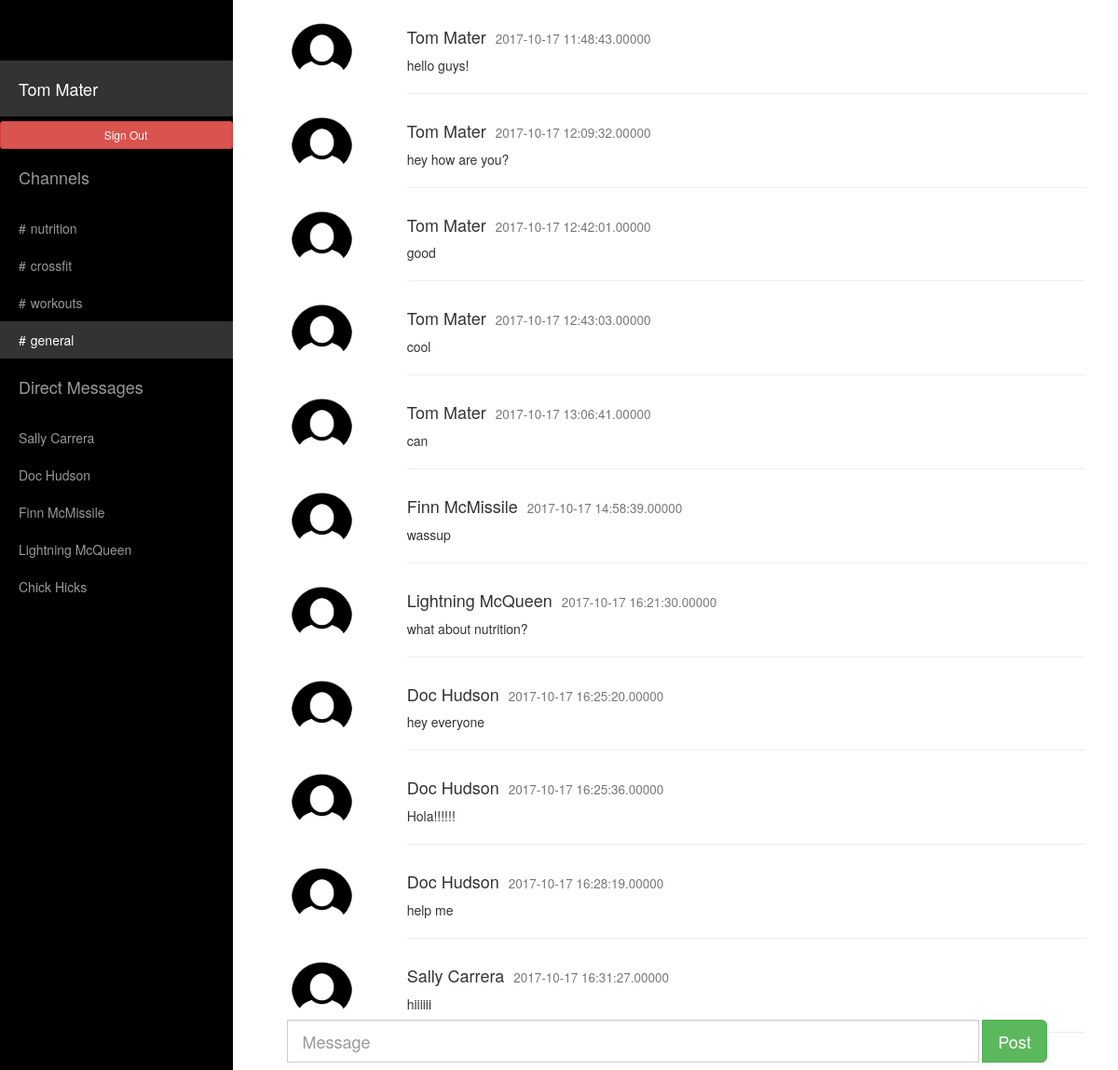
The app's page /index.php (signed in), older data.
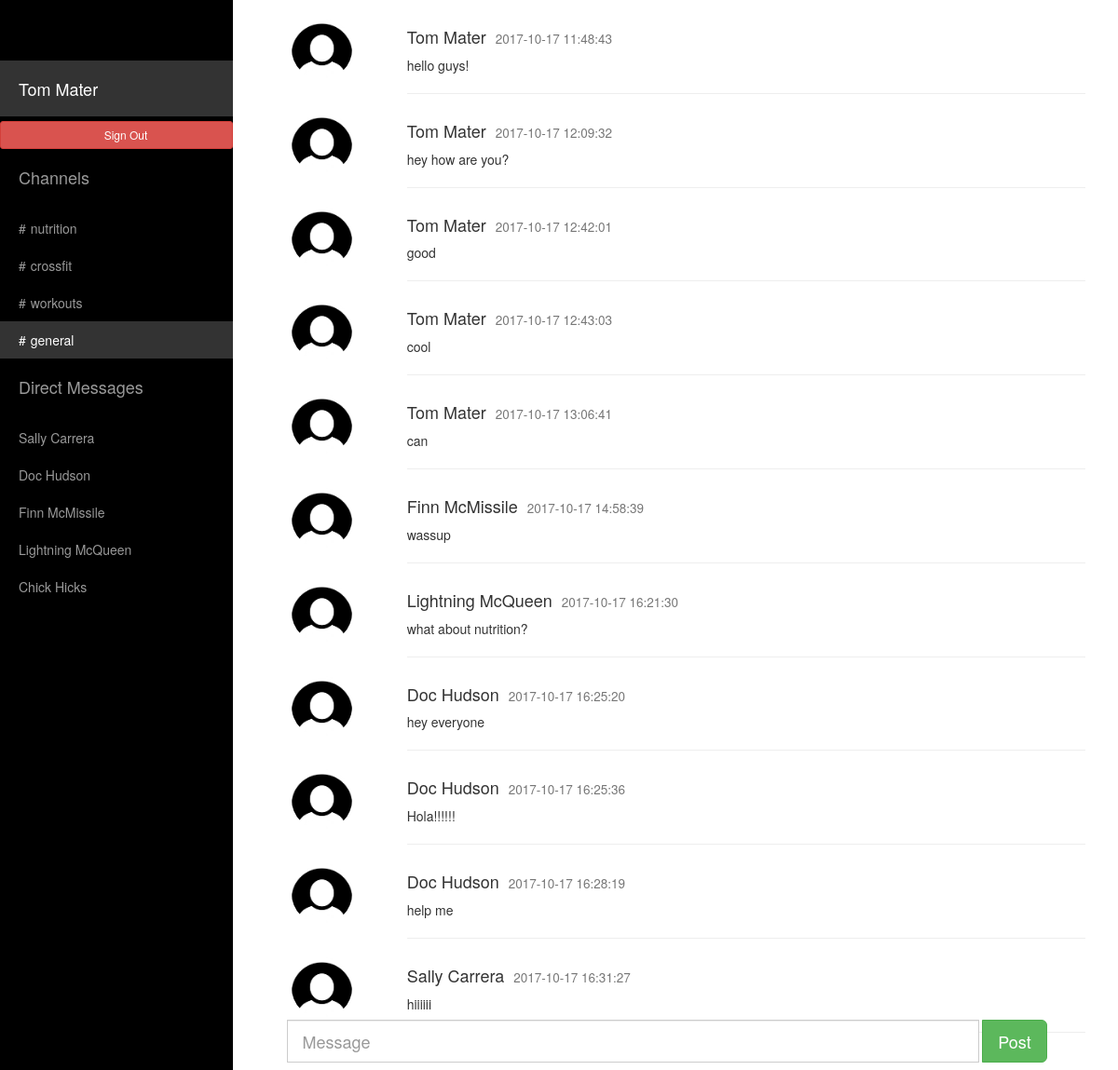
The same page, newer data.
### tables this page shows
CREATE TABLE `users_channel` (
  `id` int(20) NOT NULL DEFAULT '0',
  `channels` varchar(100) NOT NULL,
  `ch_id` int(20) NOT NULL
);

CREATE TABLE `users_info` (
  `id` int(20) NOT NULL DEFAULT '0',
  `user_email` varchar(100) NOT NULL DEFAULT '',
  `user_pass` varchar(100) NOT NULL,
  `user_name` varchar(100) NOT NULL
);

CREATE TABLE `users_message` (
  `mess_id` int(20) NOT NULL,
  `ch_id` int(20) NOT NULL DEFAULT '0',
  `messages` varchar(2000) NOT NULL,
  `user_name` varchar(100) NOT NULL,
  `date` timestamp NOT NULL DEFAULT CURRENT_TIMESTAMP ON UPDATE CURRENT_TIMESTAMP
);

### index.php (the view, shortened to what this page needs)
<!DOCTYPE html>
<html lang="en">
<head>
	<link rel="stylesheet" href="https://maxcdn.bootstrapcdn.com/bootstrap/3.3.7/css/bootstrap.min.css">
    <link href="css/sidebar.css" rel="stylesheet">
  </head>
<body>
    <div id="wrapper">
        <div id="sidebar-wrapper">
            <ul class="sidebar-nav">
                <li class="sidebar-brand">
                </li>
                <li class="sidebar-brand">
                    <a style="color:white !important;" class="actives" href="index.php"><?php echo $_SESSION['user_name']; ?></a>
                </li>
				<li>
				<a style="color:white !important;" href="signout.php" class="btn btn-danger btn-sm" role="button">Sign Out</a>
				</li>
                <li class="sidebar-brand">
                    <a>Channels</a>
                </li>
				<?php
$conn = mysqli_connect("localhost","admin","M0n@rch$");
	mysqli_select_db($conn,'slack');
	 $r1=mysqli_query($conn,"select channels from users_channel where channels='".nutrition."'");
	 while($r2=mysqli_fetch_array($r1))
	 {
?>
          <li>
                    <a href="indexn.php"><span style="padding-right:5px">#</span><?php echo $r2['channels']; ?></a>
		  </li>
<?php
	 }
?>
<?php
 $r14=mysqli_query($conn,"select channels from users_channel where channels='".crossfit."'");
	 while($r24=mysqli_fetch_array($r14))
	 {
?>
      <li>
                    <a  href="indexc.php"><span style="padding-right:5px">#</span><?php echo $r24['channels']; ?></a>
		  </li>
<?php
	 }
?>
<?php
 $r15=mysqli_query($conn,"select channels from users_channel where channels='".workouts."'");
	 while($r25=mysqli_fetch_array($r15))
	 {
?>
      <li>
                    <a href="indexw.php"><span style="padding-right:5px">#</span><?php echo $r25['channels']; ?></a>
		  </li>
<?php
	 }
?>
<?php
 $r13=mysqli_query($conn,"select channels from users_channel where channels='".general."'");
	 while($r23=mysqli_fetch_array($r13))
	 {
?>
      <li>
                    <a class="actives" style="color:white !important;" href="index.php"><span style="padding-right:5px">#</span><?php echo $r23['channels']; ?></a>
		  </li>
<?php
	 }
?>
		 <li class="sidebar-brand">
                    <a href="#">
                        Direct Messages
                    </a>
          </li>
		  <?php
	     $r11=mysqli_query($conn,"select user_name from users_info where not user_name='".$_SESSION['user_name']."'");
	     while($r22=mysqli_fetch_array($r11))
	       {
?>
		   <li>
                    <a href="#page-content-wrapper"><?php echo $r22['user_name']; ?></a>
		  </li>
<?php
		   }
?>
            </ul>
        </div>
        <div id="page-content-wrapper">
            <div class="container-fluid">
                <div class="row">
				<div  class="col-lg-12">
	 <?php
	     $r33=mysqli_query($conn,"select *from users_message where ch_id='1'");
	     while($r34=mysqli_fetch_array($r33))
	       {
?>
			<div  class="row">
        <div class="col-sm-2 text-center">
          <img src="user-image.jpg" class="img-circle" height="65" width="65" alt="Avatar">
        </div>
        <div class="col-sm-10">
          <h4><?php echo $r34['user_name'];?><small style="margin-left:10px"><?php echo $r34['date'];?></small></h4>
          <p><?php echo $r34['messages'];?></p>
          <hr>
        </div>
			</div>
<?php
		   }
?>
                    </div>
                </div>
            </div>
        </div>
		                       <nav class="navbar navbar-fixed-bottom">
								    <div class="row">
										<div class="col-sm-3 col-md-3">
										</div>
										<div class="col-sm-9 col-md-9">
											<form class="navbar-form" action="index1.php" method="post">
												<div class="row">
					<div class="input-group input-group-lg col-lg-10">
						<input type="text" name="message_post" class="form-control" placeholder="Message">
						</div>
							<div class="input-group input-group-btn col-lg-2">
								<button name="submit" value="submit" class="btn btn-success btn-lg" type="submit">
									Post
								</button>
							</div>
				</div>
			</form>
	</div>
	</div>
</nav>
    </div>
</body>
</html>

### css/sidebar.css (style rules this page uses)
body { overflow-x: hidden; }
#wrapper { padding-left: 0; -webkit-transition: all 0.5s ease; -moz-transition: all 0.5s ease; -o-transition: all 0.5s ease; transition: all 0.5s ease; }
#sidebar-wrapper { z-index: 1000; position: fixed; left: 250px; width: 0; height: 100%; margin-left: -250px; overflow-y: auto; background: #000; -webkit-transition: all 0.5s ease; -moz-transition: all 0.5s ease; -o-transition: all 0.5s ease; transition: all 0.5s ease; }
#page-content-wrapper { width: 100%; position: absolute; padding: 15px; }
.sidebar-nav { position: absolute; top: 0; width: 250px; margin: 0; padding: 0; list-style: none; }
.sidebar-nav li { text-indent: 20px; line-height: 40px; }
.sidebar-nav li a { display: block; text-decoration: none; color: #999999; }
.actives { text-decoration: none; color: #fff; background: rgba(255,255,255,0.2); }
.sidebar-nav > .sidebar-brand { height: 65px; font-size: 18px; line-height: 60px; }
.sidebar-nav > .sidebar-brand a { color: #999999; }
@media (min-width:768px) { #wrapper { padding-left: 250px; } }
@media (min-width:768px) { #sidebar-wrapper { width: 250px; } }
@media (min-width:768px) { #page-content-wrapper { padding: 20px; position: relative; } }

Row changes from the older to the newer data that the page shows:
changed users_message "hello guys!": date "2017-10-17 11:48:43.00000" → "2017-10-17 11:48:43"
changed users_message "hey how are you?": date "2017-10-17 12:09:32.00000" → "2017-10-17 12:09:32"
changed users_message "good": date "2017-10-17 12:42:01.00000" → "2017-10-17 12:42:01"
changed users_message "cool": date "2017-10-17 12:43:03.00000" → "2017-10-17 12:43:03"
changed users_message "can": date "2017-10-17 13:06:41.00000" → "2017-10-17 13:06:41"
changed users_message "Finn McMissile": date "2017-10-17 14:58:39.00000" → "2017-10-17 14:58:39"
changed users_message "Lightning McQueen": date "2017-10-17 16:21:30.00000" → "2017-10-17 16:21:30"
changed users_message "hey everyone": date "2017-10-17 16:25:20.00000" → "2017-10-17 16:25:20"
changed users_message "Hola!!!!!!": date "2017-10-17 16:25:36.00000" → "2017-10-17 16:25:36"
changed users_message "help me": date "2017-10-17 16:28:19.00000" → "2017-10-17 16:28:19"
changed users_message "Sally Carrera": date "2017-10-17 16:31:27.00000" → "2017-10-17 16:31:27"
